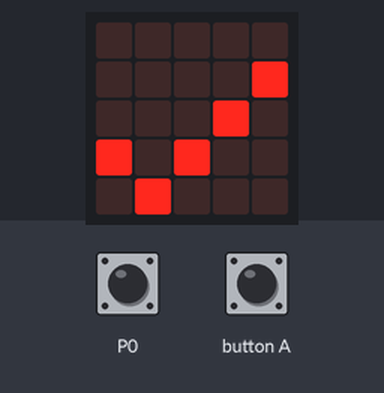
The program below on a simulated BBC micro:bit (MakeCode). Shown: the board's 5×5 LED display. Inputs (shaded band) come from the test bench; at power-on: P0 LOW. A reset restarts the program; no radio messages arrive unless stated (any console line starting 'radio sent:' is added by the test bench); what the program prints to the serial console is not drawn.

Above: at 1.8 s.
1.9 s: button A pressed for 0.15 s
At 2.9 s:
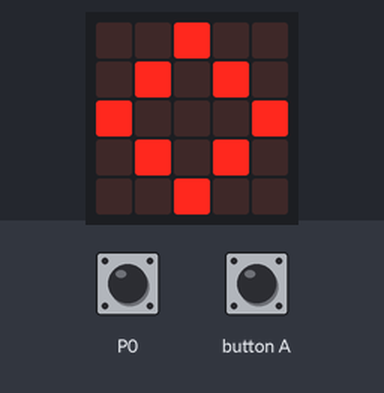
At 3.6 s:
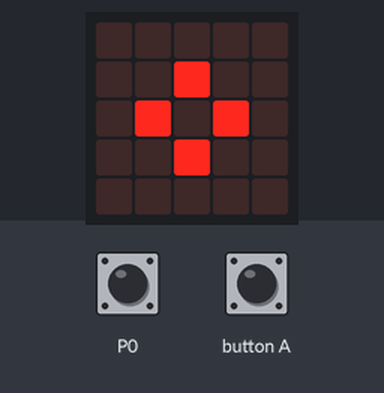
5.0 s: P0 pulled HIGH for 0.15 s
Timing chart, 0 to 8.0 s (numbered marks = the images above; inputs shaded):
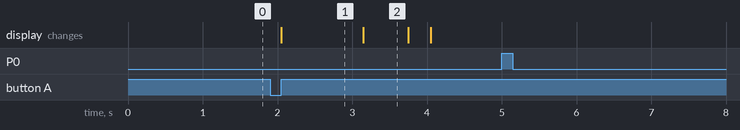

Measured:
- after the input at 1.9 s, the display: changes after 0.15 s (image 1)
- after the input at 5.0 s, every drawn part: stays the same
- what the display in image 1 shows lasts 1.1 s, from 2.1 s to 3.2 s
- what the display in image 2 shows lasts 0.6 s, from 3.2 s to 3.8 s

The program:

main.ts
```typescript
control.onEvent(EventBusSource.MICROBIT_ID_IO_P0, EventBusValue.MICROBIT_PIN_EVT_PULSE_HI, function () {
    Fente += 1
    t1 = input.runningTimeMicros() / 1000000
    d1 = Fente / 6 * 9.6 / 100
    Vitesse = Math.abs(d2 - d1) / Math.abs(t2 - t1)
    radio.sendString("" + (Vitesse))
    t2 = t1
    d2 = d1
})
input.onButtonPressed(Button.A, function () {
    basic.showIcon(IconNames.Diamond)
    basic.pause(500)
    basic.showIcon(IconNames.SmallDiamond)
    control.reset()
})
let t2 = 0
let d2 = 0
let Vitesse = 0
let d1 = 0
let t1 = 0
let Fente = 0
basic.showIcon(IconNames.Yes)
radio.setGroup(1)
pins.setEvents(DigitalPin.P0, PinEventType.Pulse)
Fente = 0
t1 = 0
d1 = 0
```

test.ts
```typescript
// les tests vont ici ; cela ne sera pas compilé si ce paquet est utilisé en tant qu'extension.
```
